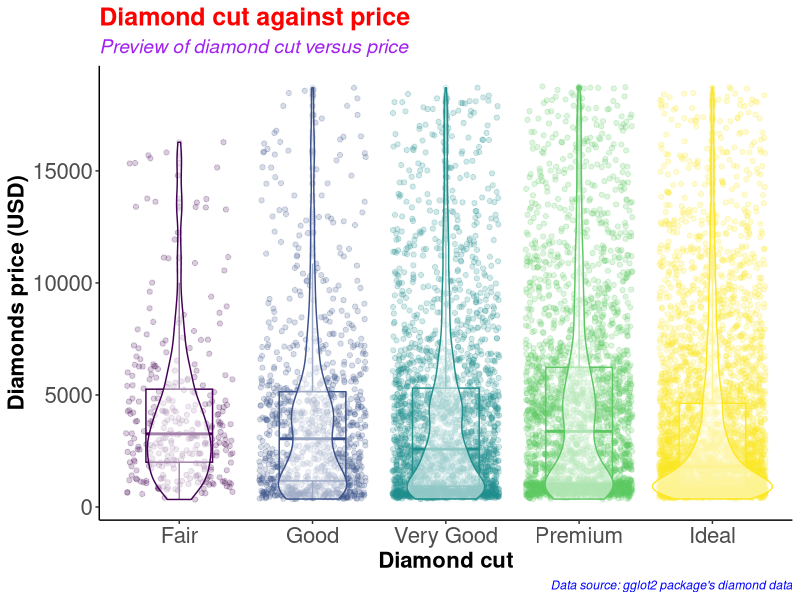
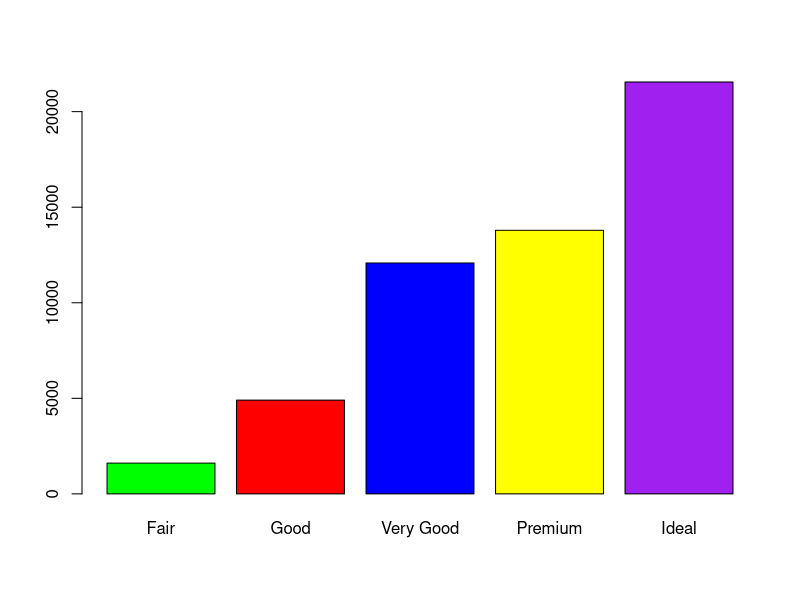
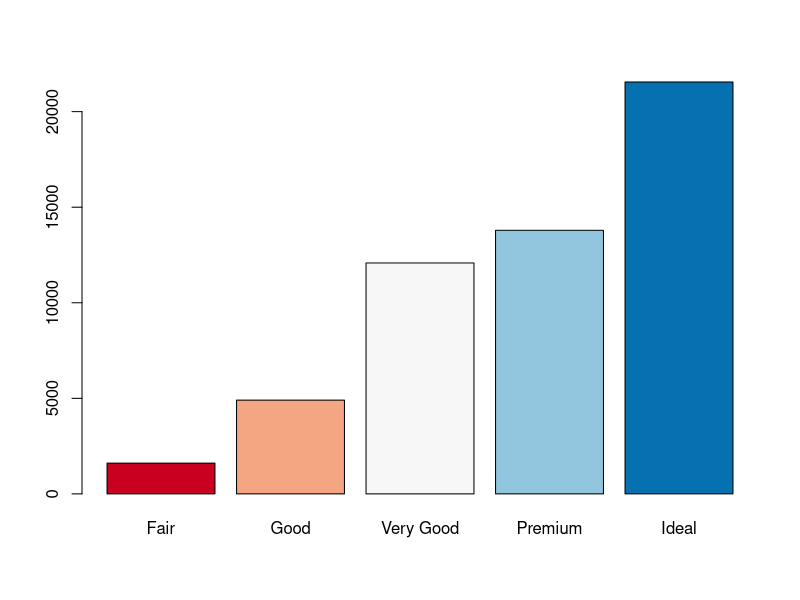
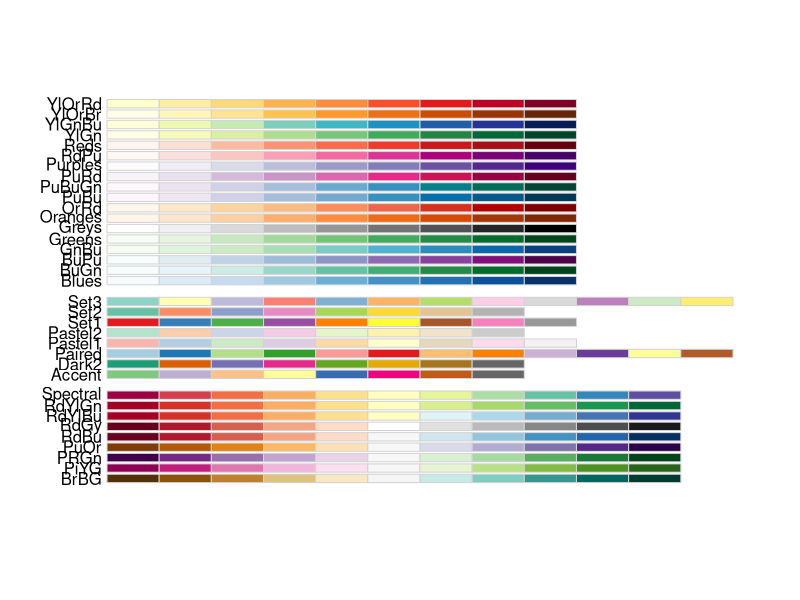
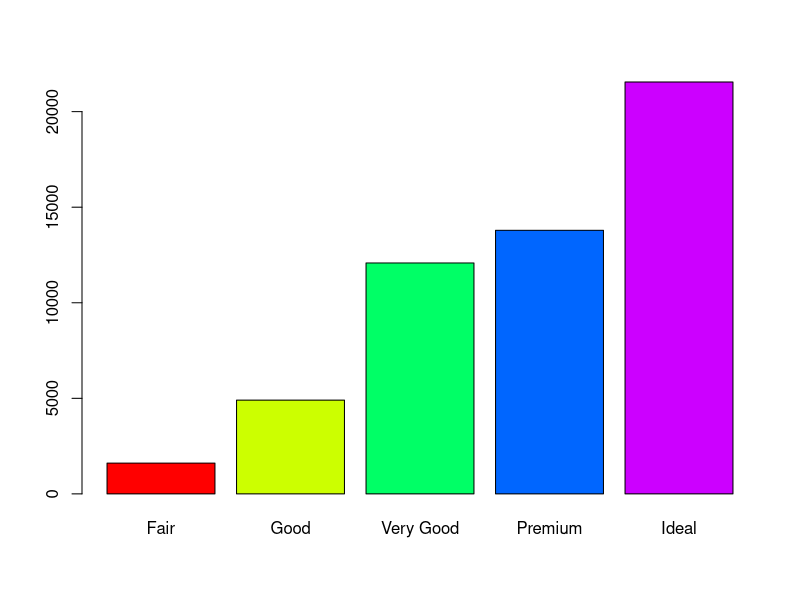
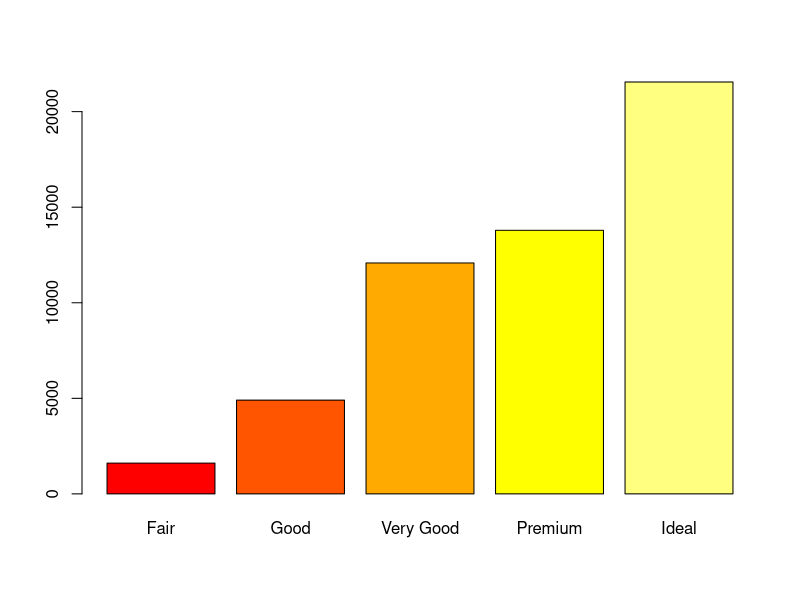
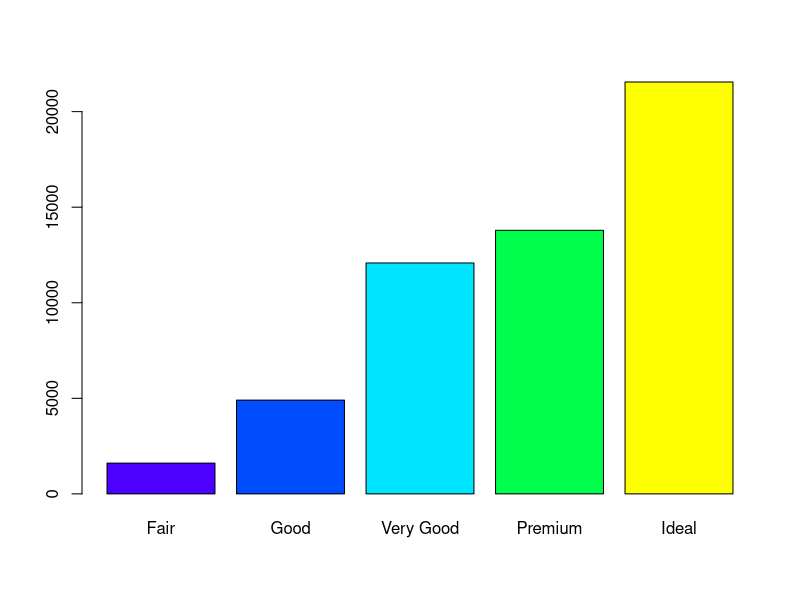
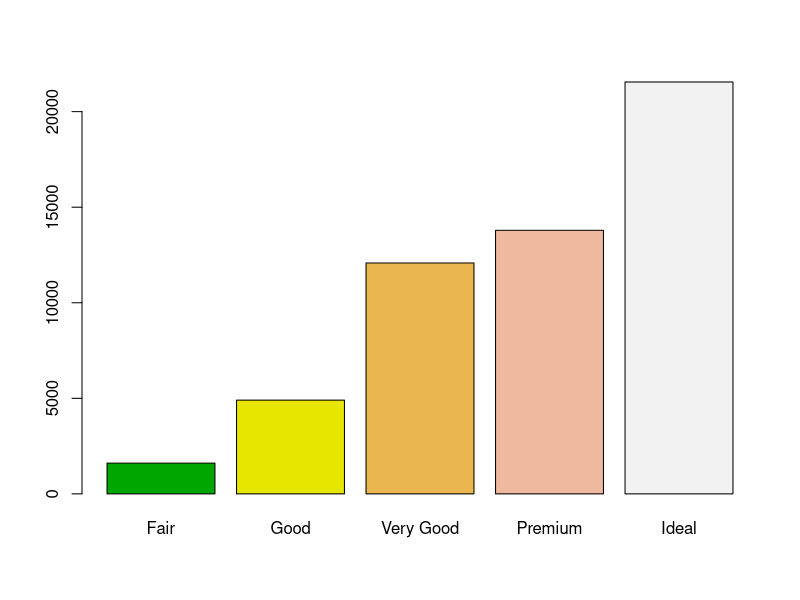

R code for these plots, in order:
#########################################
# Name: Wyclife Agumba Oluoch           #   
# E-mail: wyclifeoluoch@gmail.com       #
# GitHub: https://github.com/Wycology   #
# Task: Boxplot and violin plots in one #
# Date: 4th Jan 2021                    #
# Last edited:  June 2021           #
#########################################

# Loading the necessary libraries for the project

library(tidyverse) # This is for data wrangling and plotting.
library(RColorBrewer) # This is for generating color pallets for the plots.

diamonds_df <- diamonds # Saving the diamonds data-set to a new object in R.

head(diamonds) # Checking the variables in the data-set for subsequent analyses
nrow(diamonds) # Checking for the number of rows in the data. 53940 observations
ncol(diamonds) # Checking the number of variables in the data-set. 10 variables

diamonds_df %>% # Picking the diamonds data, and then
  slice_sample(n = 0.2*(nrow(diamonds))) %>% # Picking a portion of the data-set
  ggplot(aes(x = cut, y = price, color = cut)) + # Adding the mapping variables
  geom_point(position = "jitter", alpha = 0.2) + # Adding jitter and alpha
  geom_boxplot(alpha = 0.1, width = 0.5) + # Modifying dimensions of the boxplot 
  geom_violin(alpha = 0.5) + # Adding violin plot on top of the box and jitter
  theme_classic() + # Adding my preferred theme for publication.
  theme(legend.position = "none") + # Removing the legend; it is on the x-axis
  labs(x = "Diamond cut", # Labels the x-axis.
       y = "Diamonds price (USD)", # Labeling the y-axis
       title = "Diamond cut against price", # Setting tibble of the plot
       subtitle = "Preview of diamond cut versus price", # Descriptive title beneath TITLE
       caption = "Data source: gglot2 package's diamond data") +
  theme(axis.text = element_text(size=16), # Size of labels on tick-marks
        axis.title = element_text(size=16,face="bold")) + # Size of axis labels
  theme(plot.title = element_text(color = 'red', size = 18, face = 'bold'),
        plot.subtitle = element_text(color = 'purple', size = 14, face = 'italic'),
        plot.caption = element_text(color = 'blue', face = 'italic'))

diamonds %>% # Picking the diamonds data, and then
  filter(cut == 'Very Good') %>% # Picking the very good cut 
  nrow() # counting the number of rows with very good cut

diamonds %>% 
  select(cut) %>% 
  table() %>% 
  barplot(col = c('green', 'red', 'blue', 'yellow', 'purple'))

# Instead of specifying the colors, we can simply use the color brewer panel 

diamonds %>% 
  select(cut) %>% 
  table() %>% 
  barplot(col = brewer.pal(n = 5, name = "RdBu"))
# To display more brewer colors options to use, run the following function:

display.brewer.all()

# Can also use rainbow colors

diamonds %>% 
  select(cut) %>% 
  table() %>% 
  barplot(col = rainbow(5))

# Can also use heat.colors
diamonds %>% 
  select(cut) %>% 
  table() %>% 
  barplot(col = heat.colors(5))

# Can also use topographic colors

diamonds %>% 
  select(cut) %>% 
  table() %>% 
  barplot(col = topo.colors(5))

# Can also use terrain colors for the plot
diamonds %>% 
  select(cut) %>% 
  table() %>% 
  barplot(col = terrain.colors(5))

# Can also use cm.colors
diamonds %>% 
  select(cut) %>% 
  table() %>% 
  barplot(col = cm.colors(5)) 

# That is awesome. Good for the day.
